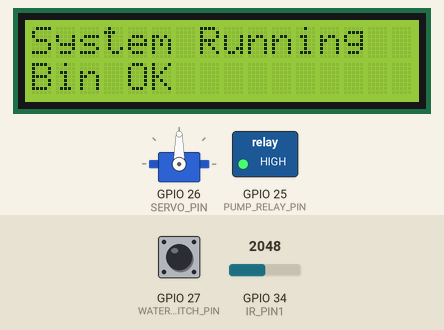
A sketch run on a simulated ESP32. On the bench: servo, 16×2 character LCD, switched loads named in the sketch (green lamp = pin HIGH). The test bench sets the inputs (shaded band); at power-on: GPIO 34 (IR_PIN1) = 2048, GPIO 27 (WATER_SWITCH_PIN) HIGH.

Above: at 1.2 s.
1.3 s: GPIO 34 (IR_PIN1) set to 2577
2.8 s: GPIO 34 (IR_PIN1) set to 2679
At 4.4 s:
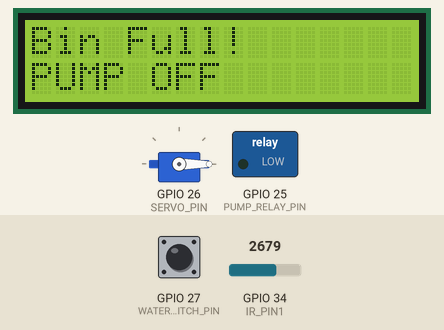
4.7 s: GPIO 34 (IR_PIN1) set to 2060
At 5.6 s:
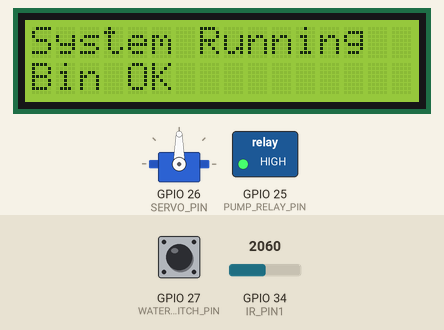
6.2 s: GPIO 27 (WATER_SWITCH_PIN) pulled LOW for 0.65 s
At 6.7 s:
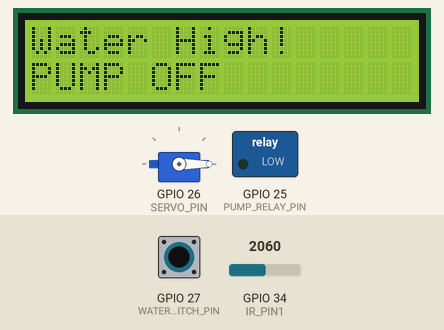
8.3 s: GPIO 27 (WATER_SWITCH_PIN) pulled LOW for 3.2 s
At 12.8 s:
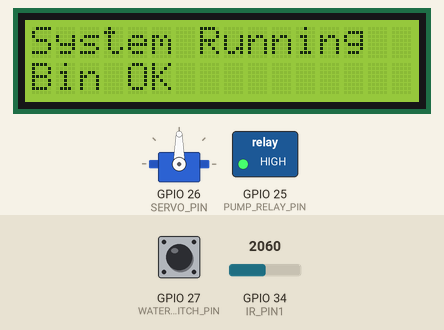
Timing chart, 0 to 14.0 s (numbered marks = the images above; inputs shaded):
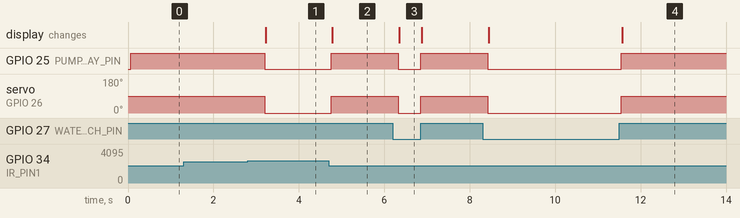

Measured:
- the behaviour switches between 2605 and 2606 on GPIO 34 (IR_PIN1) (found by bisection; images 0 and 1)
- after the input at 1.3 s, every drawn part: stays the same
- after the input at 2.8 s, GPIO 25 (PUMP_RELAY_PIN): HIGH → LOW after 0.40 s; servo on GPIO 26 (SERVO_PIN): 90° → 0° after 0.40 s; the display: changes after 0.42 s (image 1)
- after the input at 4.7 s, GPIO 25 (PUMP_RELAY_PIN): LOW → HIGH after 0.06 s; servo on GPIO 26 (SERVO_PIN): 0° → 90° after 0.06 s; the display: changes after 0.08 s (image 2)
- after the input at 6.2 s, GPIO 25 (PUMP_RELAY_PIN): HIGH → LOW after 0.13 s, → HIGH 0.52 s later; servo on GPIO 26 (SERVO_PIN): 90° → 0° after 0.13 s, → 90° 0.52 s later; the display: changes after 0.15 s (image 3)
- after the input at 8.3 s, GPIO 25 (PUMP_RELAY_PIN): HIGH → LOW after 0.12 s, → HIGH 3.1 s later; servo on GPIO 26 (SERVO_PIN): 90° → 0° after 0.12 s, → 90° 3.1 s later; the display: first changes after 0.14 s (image 4 shows a later state)

The sketch:

floatingGarbageCollectorThiny.ino
```cpp
#include <ESP32Servo.h>
#include <LiquidCrystal_I2C.h>

// Set IR consts
#define MIN_DISTANCE_VOLT 2100 // 2100 millivolt, check sensor distance to volt graph to adjust
//GPIO Pins, check diagram, ADC pins
#define IR_PIN1 34

// water level sensor switch
# define WATER_SWITCH_PIN 27

// water pump and servo pins (Digital to Analog pins)
#define PUMP_RELAY_PIN 25
#define SERVO_PIN 26

// Initialize servo and lcd objects
Servo flapServo;
LiquidCrystal_I2C lcd(0x27, 16, 2);

void setup() {
  // put your setup code here, to run once:
  Serial.begin(115200);

  // initialize pin modes
  pinMode(WATER_SWITCH_PIN, INPUT_PULLUP);
  pinMode(PUMP_RELAY_PIN, OUTPUT);

  // attach servo
  flapServo.attach(SERVO_PIN);

  // initialize lcd
  lcd.init();
  lcd.backlight();
}

void loop() {
  // put your main code here, to run repeatedly:
  // get voltage readings on IR sensors
  int dist1 = analogReadMilliVolts(IR_PIN1);

  bool layer1Full = (dist1 >= MIN_DISTANCE_VOLT);

  // check if water switch active, if so, it means the water level is high
  bool waterHigh = !digitalRead(WATER_SWITCH_PIN);

  // combined boolean logic for 3 IR sensor (updated to 1)
  bool isBinFull = layer1Full;

  if (isBinFull) {
    stopSystem("Bin Full!");
  } else if (waterHigh){
    stopSystem("Water High!");
  }else {
    runSystem();
  }

  delay(500);
}

void runSystem() {
  // 1st line of lcd: main status
  // 2nd line of lcd: layer status
  digitalWrite(PUMP_RELAY_PIN, HIGH);
  flapServo.write(90); // Open Flap
  lcd.clear();
  lcd.setCursor(0, 0);
  lcd.print("System Running");
  lcd.setCursor(0, 1);
  lcd.print("Bin OK");
}

void stopSystem(const char* message) {
  digitalWrite(PUMP_RELAY_PIN, LOW);
  flapServo.write(0); // Close Flap
  lcd.clear();
  lcd.setCursor(0, 0);
  lcd.print(message);

  lcd.setCursor(0, 1);
  lcd.print("PUMP OFF");
}
```
